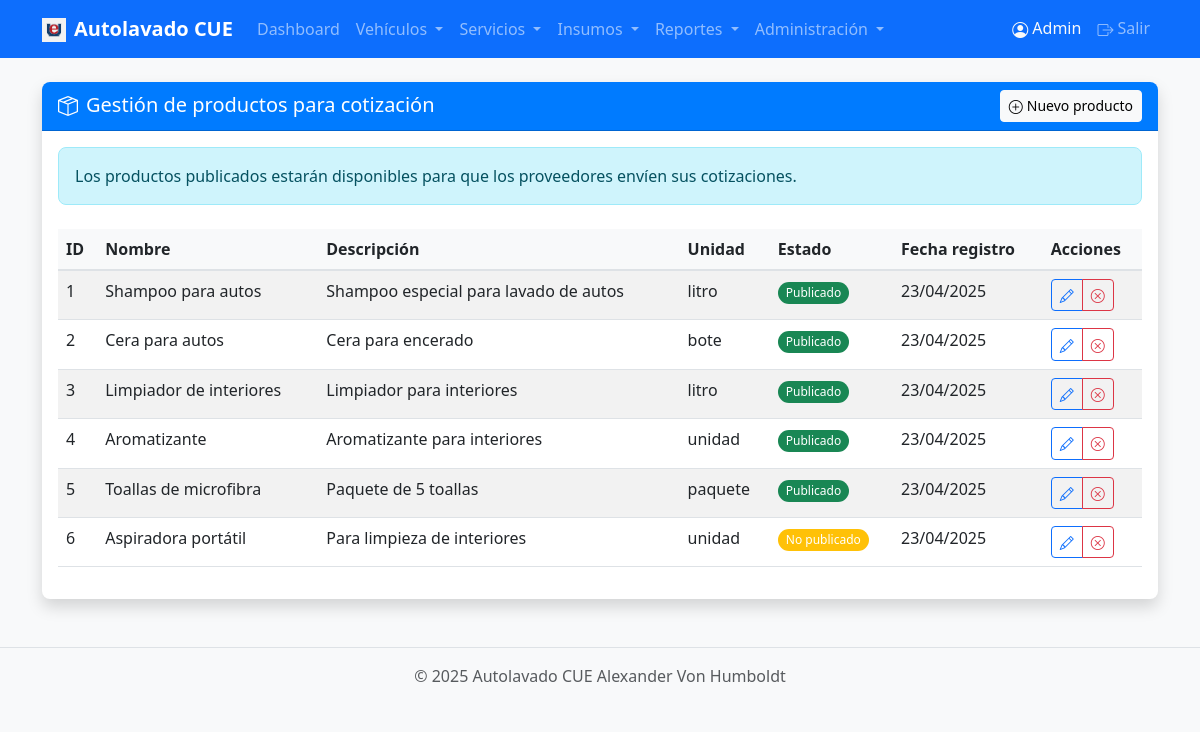
The page /admin/productos (signed in) on the database its author committed.
### models/empleado.py (models this page shows, shortened)
class Empleado(UserMixin, db.Model):
    __tablename__ = 'empleados'
    id = db.Column(db.Integer, primary_key=True)
    nombre = db.Column(db.String(100), nullable=False)
    apellido = db.Column(db.String(100), nullable=False)
    email = db.Column(db.String(120), unique=True, nullable=False)
    password_hash = db.Column(db.String(128))
    telefono = db.Column(db.String(20))
    turno = db.Column(db.String(20))  # mañana, tarde, noche
    activo = db.Column(db.Boolean, default=True)
    es_admin = db.Column(db.Boolean, default=False)
    fecha_registro = db.Column(db.DateTime, default=datetime.now)
    servicios = db.relationship('Servicio', backref='empleado', lazy='dynamic')

### models/cotizacion.py (models this page shows, shortened)
class Producto(db.Model):
    __tablename__ = 'productos'
    id = db.Column(db.Integer, primary_key=True)
    nombre = db.Column(db.String(100), nullable=False)
    descripcion = db.Column(db.String(255))
    unidad = db.Column(db.String(20), nullable=False)
    publicado = db.Column(db.Boolean, default=False)  # Si está disponible para cotizar
    activo = db.Column(db.Boolean, default=True)
    fecha_registro = db.Column(db.DateTime, default=datetime.now)
    cotizaciones = db.relationship('Cotizacion', backref='producto', lazy='dynamic')

### app.py (the view)
@app.route('/admin/productos')
@login_required
def admin_productos():
    if not current_user.es_admin:
        flash('Acceso no autorizado', 'danger')
        return redirect(url_for('index'))
    productos = Producto.query.all()
    return render_template('admin/productos.html', productos=productos)

### app.py (called while the page is built)
@login_manager.user_loader
def load_user(user_id):
    return Empleado.query.get(int(user_id))

@app.context_processor
def inject_menu_data():
    return {
        'show_admin_menu': current_user.is_authenticated and getattr(current_user, 'es_admin', False)
    }

### templates/admin/productos.html (shortened to what this page needs)
{% extends 'base.html' %}
{% block content %}
<div class="card shadow">
    <div class="card-header bg-primary text-white d-flex justify-content-between align-items-center">
        <h5 class="mb-0"><i class="bi bi-box-seam me-2"></i>Gestión de productos para cotización</h5>
        <a href="{{ url_for('nuevo_producto') }}" class="btn btn-light btn-sm">
            <i class="bi bi-plus-circle me-1"></i>Nuevo producto
        </a>
    </div>
    <div class="card-body">
        <div class="alert alert-info mb-4">
            <p class="mb-0">
                Los productos publicados estarán disponibles para que los proveedores envíen sus cotizaciones.
            </p>
        </div>
        {% if productos %}
        <div class="table-responsive">
            <table class="table table-striped table-hover">
                <thead>
                    <tr>
                        <th>ID</th>
                        <th>Nombre</th>
                        <th>Descripción</th>
                        <th>Unidad</th>
                        <th>Estado</th>
                        <th>Fecha registro</th>
                        <th>Acciones</th>
                    </tr>
                </thead>
                <tbody>
                    {% for producto in productos %}
                    <tr>
                        <td>{{ producto.id }}</td>
                        <td>{{ producto.nombre }}</td>
                        <td>{{ producto.descripcion|truncate(50) }}</td>
                        <td>{{ producto.unidad }}</td>
                        <td>
                            <span class="badge rounded-pill bg-{{ 'success' if producto.publicado and producto.activo else 'warning' if producto.activo else 'danger' }}">
                                {% if producto.publicado and producto.activo %}
                                    Publicado
                                {% elif producto.activo %}
                                    No publicado
                                {% else %}
                                    Inactivo
                                {% endif %}
                            </span>
                        </td>
                        <td>{{ producto.fecha_registro.strftime('%d/%m/%Y') }}</td>
                        <td>
                            <div class="btn-group">
                                <a href="{{ url_for('editar_producto', producto_id=producto.id) }}" class="btn btn-sm btn-outline-primary">
                                    <i class="bi bi-pencil"></i>
                                </a>
                                <button type="button" class="btn btn-sm btn-outline-{{ 'danger' if producto.activo else 'success' }}">
                                    <i class="bi bi-{{ 'x-circle' if producto.activo else 'check-circle' }}"></i>
                                </button>
                            </div>
                        </td>
                    </tr>
                    {% endfor %}
                </tbody>
            </table>
        </div>
        {% else %}
        <div class="alert alert-warning">
            <p class="mb-0 text-center">No hay productos registrados actualmente.</p>
        </div>
        {% endif %}
    </div>
</div>
{% endblock %}

### templates/base.html (shortened to what this page needs)
<!DOCTYPE html>
<html lang="es">
<head>
    <link href="https://cdn.jsdelivr.net/npm/bootstrap@5.3.0/dist/css/bootstrap.min.css" rel="stylesheet">
    <link rel="stylesheet" href="https://cdn.jsdelivr.net/npm/bootstrap-icons@1.10.0/font/bootstrap-icons.css">
    <link rel="stylesheet" href="{{ url_for('static', filename='css/style.css') }}">
</head>
<body>
    {% if current_user.is_authenticated %}
    <nav class="navbar navbar-expand-lg navbar-dark bg-primary mb-4">
        <div class="container">
            <a class="navbar-brand" href="{{ url_for('index') }}">
                <img src="{{ url_for('static', filename='img/logoCUE.png') }}" alt="Logo" style="height: 24px; margin-right: 8px;">Autolavado CUE
            </a>
            <div class="collapse navbar-collapse" id="navbarNav">
                <ul class="navbar-nav me-auto">
                    <li class="nav-item">
                        <a class="nav-link" href="{{ url_for('index') }}">Dashboard</a>
                    </li>
                    <li class="nav-item dropdown">
                        <a class="nav-link dropdown-toggle" href="#" id="vehiculosDropdown" role="button" data-bs-toggle="dropdown" aria-expanded="false">
                            Vehículos
                        </a>
                    </li>
                    <li class="nav-item dropdown">
                        <a class="nav-link dropdown-toggle" href="#" id="serviciosDropdown" role="button" data-bs-toggle="dropdown" aria-expanded="false">
                            Servicios
                        </a>
                    </li>
                    <li class="nav-item dropdown">
                        <a class="nav-link dropdown-toggle" href="#" id="insumosDropdown" role="button" data-bs-toggle="dropdown" aria-expanded="false">
                            Insumos
                        </a>
                    </li>
                    <li class="nav-item dropdown">
                        <a class="nav-link dropdown-toggle" href="#" id="reportesDropdown" role="button" data-bs-toggle="dropdown" aria-expanded="false">
                            Reportes
                        </a>
                    </li>
                    {% if current_user.es_admin %}
                    <li class="nav-item dropdown">
                        <a class="nav-link dropdown-toggle" href="#" id="adminDropdown" role="button" data-bs-toggle="dropdown" aria-expanded="false">
                            Administración
                        </a>
                    </li>
                    {% endif %}
                </ul>
                <div class="navbar-nav">
                    <span class="nav-item nav-link text-light">
                        <i class="bi bi-person-circle me-1"></i>{{ current_user.nombre }}
                    </span>
                    <a class="nav-link" href="{{ url_for('logout') }}">
                        <i class="bi bi-box-arrow-right me-1"></i>Salir
                    </a>
                </div>
            </div>
        </div>
    </nav>
    {% endif %}
    <div class="container mt-4">
        {% block content %}{% endblock %}
    </div>
    <footer class="footer mt-5 py-3 bg-light">
        <div class="container text-center">
            <span class="text-muted">© 2025 Autolavado CUE Alexander Von Humboldt</span>
        </div>
    </footer>
</body>
</html>

### static/css/style.css (style rules this page uses)
body { background-color: #f8f9fa; font-family: 'Segoe UI', Tahoma, Geneva, Verdana, sans-serif; }
.navbar-brand { font-weight: 600; }
.card { border-radius: 8px; overflow: hidden; margin-bottom: 20px; border: none; }
.card-header { font-weight: 500; }
.card-header.bg-primary { background-color: #007bff !important; }
.table thead th { background-color: #f8f9fa; border-bottom: 2px solid #dee2e6; font-weight: 600; }
.badge { font-weight: 500; padding: 5px 8px; }
.btn { border-radius: 4px; font-weight: 500; }
.alert { border-radius: 8px; }
.footer { border-top: 1px solid #dee2e6; }
.bi { vertical-align: -0.1em; }

### rows shown on the page
Empleado: nombre "Admin"
Producto: id "1", nombre "Shampoo para autos", descripcion "Shampoo especial para lavado de autos", unidad "litro", publicado "Publicado", fecha_registro "23/04/2025", activo True (drawn)
Producto: id "2", nombre "Cera para autos", descripcion "Cera para encerado", unidad "bote", publicado "Publicado", fecha_registro "23/04/2025", activo True (drawn)
Producto: id "3", nombre "Limpiador de interiores", descripcion "Limpiador para interiores", unidad "litro", publicado "Publicado", fecha_registro "23/04/2025", activo True (drawn)
Producto: id "4", nombre "Aromatizante", descripcion "Aromatizante para interiores", unidad "unidad", publicado "Publicado", fecha_registro "23/04/2025", activo True (drawn)
Producto: id "5", nombre "Toallas de microfibra", descripcion "Paquete de 5 toallas", unidad "paquete", publicado "Publicado", fecha_registro "23/04/2025", activo True (drawn)
Producto: id "6", nombre "Aspiradora portátil", descripcion "Para limpieza de interiores", unidad "unidad", publicado "No publicado", fecha_registro "23/04/2025", activo True (drawn)
